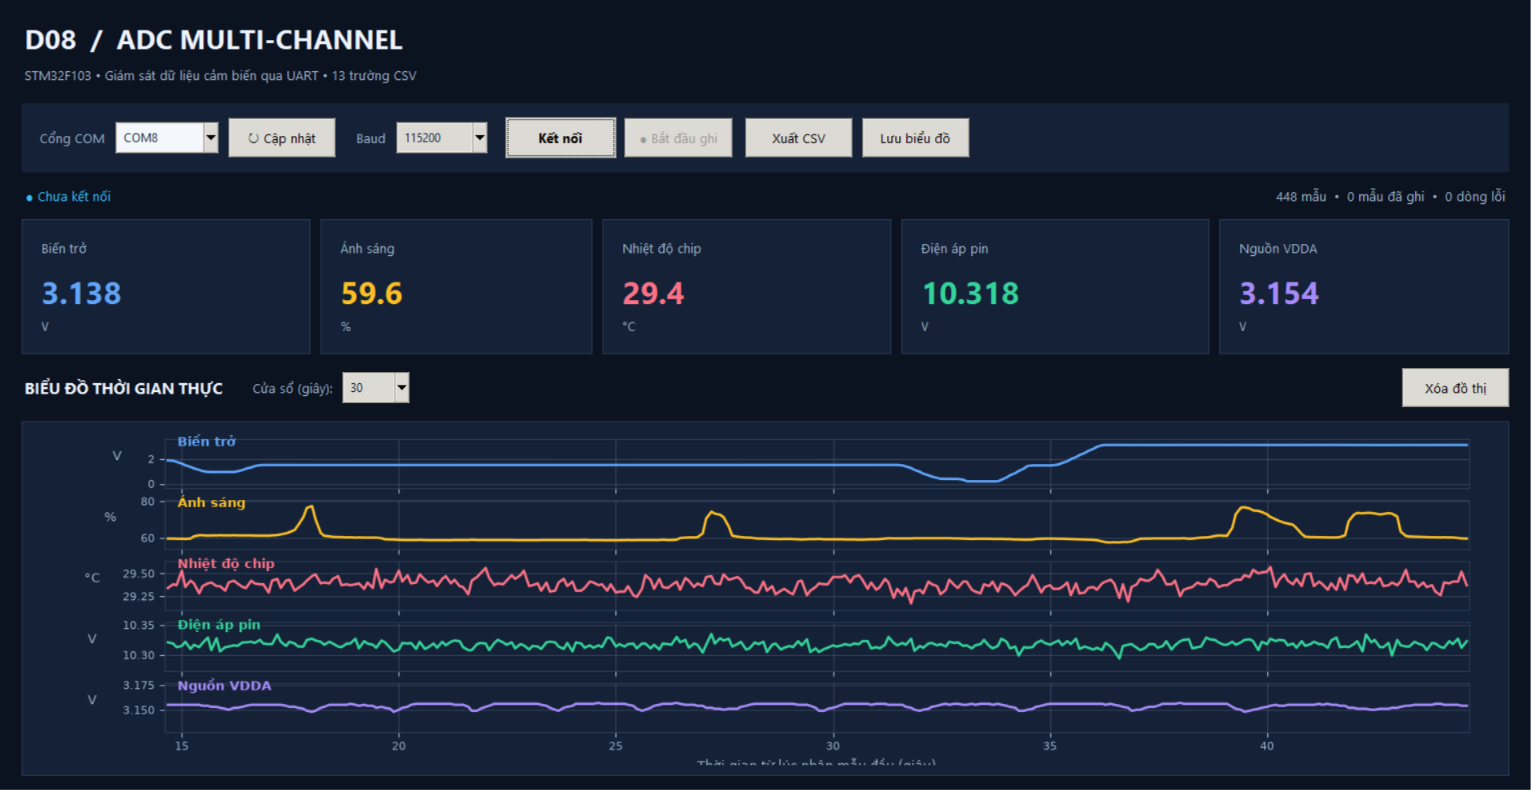

The Python source for this figure:
import csv
import queue
import threading
import time
from collections import deque
from datetime import datetime
from pathlib import Path

import tkinter as tk
from tkinter import ttk, filedialog, messagebox

try:
    import serial
    from serial.tools import list_ports
except ImportError:
    raise SystemExit('Thieu pyserial. Cai: pip install pyserial matplotlib')
try:
    from matplotlib.backends.backend_tkagg import FigureCanvasTkAgg
    from matplotlib.figure import Figure
except ImportError:
    raise SystemExit('Thieu matplotlib. Cai: pip install matplotlib')

FIELDS = [
    'time_ms', 'frames', 'skipped', 'pot_v', 'light_pct', 'temp_c',
    'battery_v', 'vdda_v', 'raw0', 'raw1', 'raw2', 'raw3', 'raw4'
]
SERIES = [
    ('pot_v', 'Biến trở', 'V', '#60a5fa'),
    ('light_pct', 'Ánh sáng', '%', '#fbbf24'),
    ('temp_c', 'Nhiệt độ chip', '°C', '#fb7185'),
    ('battery_v', 'Điện áp pin', 'V', '#34d399'),
    ('vdda_v', 'Nguồn VDDA', 'V', '#a78bfa'),
]
BG, PANEL, LINE = '#0b1220', '#142137', '#293a54'
TEXT, MUTED, ACCENT = '#ecf3ff', '#9bb1ca', '#38bdf8'


def parse_line(line):
    parts = line.strip().split(',')
    if len(parts) != 13:
        return None
    try:
        x = [int(value.strip()) for value in parts]
    except ValueError:
        return None
    return dict(zip(FIELDS, [x[0], x[1], x[2], x[3] / 1000,
                             x[4] / 10, x[5] / 100, x[6] / 1000,
                             x[7] / 1000, *x[8:13]]))


class D08Dashboard(tk.Tk):
    def __init__(self):
        super().__init__()
        self.title('D08 | STM32 ADC Monitoring Dashboard')
        self.geometry('1260x850')
        self.minsize(1000, 700)
        self.configure(bg=BG)
        self.rx_queue = queue.Queue()
        self.stop_event = threading.Event()
        self.thread = None
        self.connection = None
        self.connected = False
        self.recording = False
        self.data = []
        self.buffer = deque(maxlen=500)
        self.bad_lines = 0
        self.samples = 0
        self.start_time = None
        self.last_plot = 0
        self.last_stats = 0
        self.card_values = {}
        self.port = tk.StringVar(value='COM8')
        self.baud = tk.StringVar(value='115200')
        self.window_s = tk.StringVar(value='30')
        self.status = tk.StringVar(value='● Chưa kết nối')
        self.stats = tk.StringVar(value='0 mẫu  •  0 dòng lỗi')
        self._style()
        self._ui()
        self.refresh_ports()
        self.after(70, self.poll_queue)
        self.protocol('WM_DELETE_WINDOW', self.on_close)

    def _style(self):
        style = ttk.Style(self)
        style.theme_use('clam')
        style.configure('TCombobox', padding=6, fieldbackground='#f4f8fd', foreground='#13233a')
        style.configure('TButton', font=('Segoe UI', 10), padding=(12, 8))
        style.configure('Accent.TButton', font=('Segoe UI', 10, 'bold'), padding=(14, 9))

    def label(self, parent, text, size=10, color=TEXT, bold=False, **kwargs):
        return tk.Label(parent, text=text, bg=kwargs.pop('bg', BG), fg=color,
                        font=('Segoe UI', size, 'bold' if bold else 'normal'), **kwargs)

    def _ui(self):
        top = tk.Frame(self, bg=BG, padx=24, pady=17)
        top.pack(fill='x')
        self.label(top, 'D08  /  ADC MULTI-CHANNEL', 20, TEXT, True).pack(anchor='w')
        self.label(top, 'STM32F103 • Giám sát dữ liệu cảm biến qua UART • 13 trường CSV',
                   10, MUTED).pack(anchor='w', pady=(4, 0))

        tools = tk.Frame(self, bg=PANEL, padx=15, pady=14)
        tools.pack(fill='x', padx=24)
        self.label(tools, 'Cổng COM', color=MUTED, bg=PANEL).pack(side='left')
        self.port_box = ttk.Combobox(tools, textvariable=self.port, width=12)
        self.port_box.pack(side='left', padx=(8, 10))
        ttk.Button(tools, text='↻ Cập nhật', command=self.refresh_ports).pack(side='left', padx=(0, 18))
        self.label(tools, 'Baud', color=MUTED, bg=PANEL).pack(side='left')
        ttk.Combobox(tools, textvariable=self.baud, values=['9600', '57600', '115200', '230400'],
                     width=10, state='readonly').pack(side='left', padx=(8, 18))
        self.connect_btn = ttk.Button(tools, text='Kết nối', style='Accent.TButton', command=self.toggle_connection)
        self.connect_btn.pack(side='left')
        self.record_btn = ttk.Button(tools, text='● Bắt đầu ghi', command=self.toggle_record, state='disabled')
        self.record_btn.pack(side='left', padx=8)
        ttk.Button(tools, text='Xuất CSV', command=self.export_csv).pack(side='left', padx=5)
        ttk.Button(tools, text='Lưu biểu đồ', command=self.export_plot).pack(side='left', padx=5)

        statrow = tk.Frame(self, bg=BG, padx=25, pady=12)
        statrow.pack(fill='x')
        self.label(statrow, '', bg=BG, color=ACCENT, textvariable=self.status).pack(side='left')
        self.label(statrow, '', bg=BG, color=MUTED, textvariable=self.stats).pack(side='right')

        cards = tk.Frame(self, bg=BG, padx=19)
        cards.pack(fill='x')
        for idx, (key, title, unit, color) in enumerate(SERIES):
            box = tk.Frame(cards, bg=PANEL, padx=16, pady=16, highlightbackground=LINE, highlightthickness=1)
            box.grid(row=0, column=idx, sticky='nsew', padx=5)
            cards.grid_columnconfigure(idx, weight=1)
            self.label(box, title, 10, MUTED, bg=PANEL).pack(anchor='w')
            v = self.label(box, '—', 23, color, True, bg=PANEL)
            v.pack(anchor='w', pady=(8, 1))
            self.label(box, unit, 9, MUTED, bg=PANEL).pack(anchor='w')
            self.card_values[key] = v

        controls = tk.Frame(self, bg=BG, padx=24, pady=14)
        controls.pack(fill='x')
        self.label(controls, 'BIỂU ĐỒ THỜI GIAN THỰC', 12, TEXT, True).pack(side='left')
        self.label(controls, 'Cửa sổ (giây):', 10, MUTED).pack(side='left', padx=(24, 7))
        ttk.Combobox(controls, textvariable=self.window_s, values=['10','30','60','120','300'],
                     width=6, state='readonly').pack(side='left')
        ttk.Button(controls, text='Xóa đồ thị', command=self.clear_view).pack(side='right')

        chart = tk.Frame(self, bg=PANEL, padx=10, pady=10, highlightbackground=LINE, highlightthickness=1)
        chart.pack(fill='both', expand=True, padx=24, pady=(0, 16))
        self.fig = Figure(figsize=(11, 5.2), dpi=100, facecolor=PANEL)
        self.axes = []
        self.lines = []
        for i, (_, title, unit, color) in enumerate(SERIES):
            ax = self.fig.add_subplot(5, 1, i+1, sharex=self.axes[0] if self.axes else None)
            ax.set_facecolor(PANEL)
            ax.tick_params(colors=MUTED, labelsize=8)
            for side in ax.spines.values():
                side.set_color(LINE)
            ax.grid(alpha=.15, color='#dbeafe')
            ax.set_ylabel(unit, color=MUTED, fontsize=9, rotation=0, labelpad=22)
            ax.text(.01, .85, title, transform=ax.transAxes, color=color, fontsize=9, fontweight='bold')
            if i < 4:
                ax.tick_params(labelbottom=False)
            ln, = ax.plot([], [], color=color, lw=1.8)
            self.axes.append(ax)
            self.lines.append(ln)
        self.axes[-1].set_xlabel('Thời gian từ lúc nhận mẫu đầu (giây)', color=MUTED, fontsize=9)
        self.fig.subplots_adjust(left=.09, right=.98, top=.98, bottom=.1, hspace=.25)
        self.canvas = FigureCanvasTkAgg(self.fig, master=chart)
        self.canvas.get_tk_widget().pack(fill='both', expand=True)
        self.canvas.draw()
        bottom = tk.Frame(self, bg=BG, padx=24, pady=8)
        bottom.pack(fill='x')
        self.label(bottom, 'Ghi chú: raw0=POT • raw1=LDR • raw2=VBAT • raw3=TEMP • raw4=VREFINT',
                   9, MUTED).pack(side='left')
        self.label(bottom, 'Dữ liệu hiển thị là số đo STM32 gửi, không phải giá trị tham chiếu',
                   9, MUTED).pack(side='right')

    def refresh_ports(self):
        ports = [p.device for p in list_ports.comports()]
        self.port_box['values'] = ports
        if ports and self.port.get() not in ports:
            self.port.set(ports[0])

    def toggle_connection(self):
        if self.connected:
            self.disconnect()
            return
        try:
            port = self.port.get().strip()
            baud = int(self.baud.get())
            if not port:
                raise ValueError('Hãy chọn cổng COM.')
            self.connection = serial.Serial(port, baud, timeout=.3)
        except (OSError, ValueError, serial.SerialException) as exc:
            messagebox.showerror('Không kết nối được', f'{exc}\n\nKiểm tra cổng COM và đóng Serial Monitor/Plotter.')
            return
        self.connected = True
        self.stop_event.clear()
        self.thread = threading.Thread(target=self.reader, daemon=True)
        self.thread.start()
        self.status.set(f'● Đang kết nối {port} / {baud} baud')
        self.connect_btn.config(text='Ngắt kết nối')
        self.record_btn.config(state='normal')

    def disconnect(self):
        self.stop_event.set()
        self.connected = False
        self.recording = False
        self.record_btn.config(text='● Bắt đầu ghi', state='disabled')
        self.connect_btn.config(text='Kết nối')
        self.status.set('● Chưa kết nối')
        if self.connection:
            try:
                self.connection.close()
            except (OSError, serial.SerialException):
                pass
        self.connection = None

    def reader(self):
        ser = self.connection
        while not self.stop_event.is_set():
            try:
                raw = ser.readline()
                if not raw:
                    continue
                decoded = raw.decode('ascii', errors='ignore').strip()
                row = parse_line(decoded)
                self.rx_queue.put(('row', row) if row is not None else ('bad', None))
            except (OSError, serial.SerialException) as exc:
                if not self.stop_event.is_set():
                    self.rx_queue.put(('error', str(exc)))
                break

    def toggle_record(self):
        if not self.connected:
            return
        self.recording = not self.recording
        self.record_btn.config(text='■ Dừng ghi' if self.recording else '● Bắt đầu ghi')
        if self.recording:
            self.status.set('● Đang ghi dữ liệu')
        else:
            self.status.set('● Đang xem trực tiếp (tạm dừng ghi)')

    def poll_queue(self):
        updated = False
        count = 0
        while count < 1000:
            try:
                kind, value = self.rx_queue.get_nowait()
            except queue.Empty:
                break
            count += 1
            if kind == 'error':
                self.disconnect()
                messagebox.showerror('Lỗi UART', value)
                break
            if kind == 'bad':
                self.bad_lines += 1
                continue
            if self.start_time is None:
                self.start_time = value['time_ms']
            sec = (value['time_ms'] - self.start_time) / 1000.0
            # Xử lý cơ bản khi timestamp của board reset hoặc tràn.
            if self.buffer and sec < self.buffer[-1][0]:
                self.start_time = value['time_ms']
                self.buffer.clear()
                sec = 0.0
            self.buffer.append((sec, value))
            self.samples += 1
            if self.recording:
                self.data.append(dict(value))
            for key, _, unit, _ in SERIES:
                v = value[key]
                self.card_values[key].config(text=f'{v:.1f}' if key in ('light_pct','temp_c') else f'{v:.3f}')
            updated = True
        now = time.monotonic()
        if now - self.last_stats > .3:
            self.stats.set(f'{self.samples:,} mẫu  •  {len(self.data):,} mẫu đã ghi  •  {self.bad_lines:,} dòng lỗi')
            self.last_stats = now
        if updated and now - self.last_plot >= .25:
            self.redraw()
            self.last_plot = now
        self.after(70, self.poll_queue)

    def redraw(self):
        if not self.buffer:
            return
        window = float(self.window_s.get())
        max_t = self.buffer[-1][0]
        recent = [(t, v) for t, v in self.buffer if t >= max_t - window]
        if not recent:
            return
        tvals = [t for t, _ in recent]
        for ax, line, (key, _, _, _) in zip(self.axes, self.lines, SERIES):
            y = [v[key] for _, v in recent]
            line.set_data(tvals, y)
            lo, hi = min(y), max(y)
            margin = max((hi - lo) * .17, .02 if key != 'light_pct' else .5)
            ax.set_ylim(lo - margin, hi + margin)
            ax.set_xlim(max(0, max_t - window), max(max_t, window) if max_t < window else max_t+.05)
        self.canvas.draw_idle()

    def clear_view(self):
        self.buffer.clear()
        self.start_time = None
        self.samples = 0
        self.bad_lines = 0
        for v in self.card_values.values():
            v.config(text='—')
        for line in self.lines:
            line.set_data([], [])
        self.canvas.draw_idle()

    def export_csv(self):
        if not self.data:
            messagebox.showinfo('Chưa có dữ liệu', 'Bấm “Bắt đầu ghi” và chờ STM32 gửi dữ liệu trước khi xuất CSV.')
            return
        default = f'd08_data_{datetime.now():%Y%m%d_%H%M%S}.csv'
        path = filedialog.asksaveasfilename(defaultextension='.csv', initialfile=default,
                                           filetypes=[('CSV files','*.csv')])
        if not path:
            return
        try:
            with open(path, 'w', newline='', encoding='utf-8-sig') as handle:
                writer = csv.DictWriter(handle, fieldnames=FIELDS)
                writer.writeheader()
                writer.writerows(self.data)
        except OSError as exc:
            messagebox.showerror('Không lưu được', str(exc))
            return
        messagebox.showinfo('Đã xuất dữ liệu', f'Đã lưu {len(self.data)} mẫu:\n{path}')

    def export_plot(self):
        path = filedialog.asksaveasfilename(defaultextension='.png',
                initialfile=f'd08_plot_{datetime.now():%Y%m%d_%H%M%S}.png',
                filetypes=[('PNG image', '*.png')])
        if not path:
            return
        try:
            self.fig.savefig(path, dpi=180, facecolor=self.fig.get_facecolor())
        except OSError as exc:
            messagebox.showerror('Không lưu được', str(exc))
            return
        messagebox.showinfo('Đã lưu', path)

    def on_close(self):
        self.disconnect()
        self.destroy()


if __name__ == '__main__':
    D08Dashboard().mainloop()
